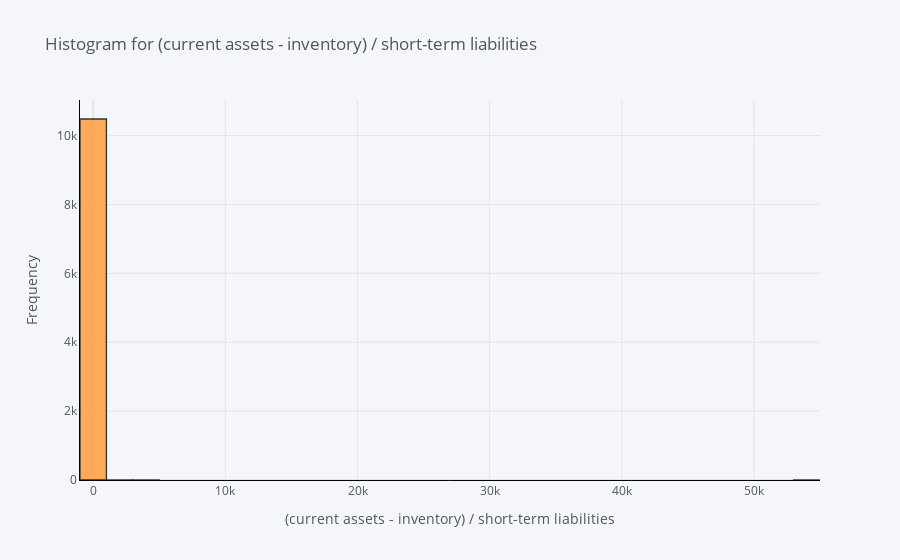

Notebook cell for this chart:
### Markdown cell above
We see that there is one or two bars in each histogram. This means that most data are concentrated within a small range, and that there are outliers. 
View individual histogram below to see the distribution more clearly. 

Change the index (0-64) at `explanatory_variable_index`

### Code cell
explanatory_variable_index = 45

df.iloc[:,explanatory_variable_index].iplot(
    kind='hist',
    bins=30,
    title=f'Histogram for {df.columns[explanatory_variable_index]}',
    yTitle="Frequency",
    xTitle=df.columns[explanatory_variable_index],
    linecolor='black'
)

### Figure 1 — Plotly figure (JSON) as saved in the notebook; plotly's stock layout.template omitted (floating-point values rounded to 4 significant figures; data arrays with more than 128 entries replaced by an {"elided": "..."} marker saying what was removed)
{"data": [{"histfunc": "count", "histnorm": "", "marker": {"color": "rgba(255, 153, 51, 1.0)", "line": {"color": "#000000", "width": 1.3}}, "name": "(current assets - inventory) / short-term liabilities", "nbinsx": 30, "opacity": 0.8, "orientation": "v", "type": "histogram", "x": {"elided": "10503 float values"}}], "layout": {"barmode": "overlay", "legend": {"bgcolor": "#F5F6F9", "font": {"color": "#4D5663"}}, "paper_bgcolor": "#F5F6F9", "plot_bgcolor": "#F5F6F9", "title": {"font": {"color": "#4D5663"}, "text": "Histogram for (current assets - inventory) / short-term liabilities"}, "xaxis": {"gridcolor": "#E1E5ED", "linecolor": "black", "showgrid": true, "tickfont": {"color": "#4D5663"}, "title": {"font": {"color": "#4D5663"}, "text": "(current assets - inventory) / short-term liabilities"}, "zerolinecolor": "#E1E5ED"}, "yaxis": {"gridcolor": "#E1E5ED", "linecolor": "black", "showgrid": true, "tickfont": {"color": "#4D5663"}, "title": {"font": {"color": "#4D5663"}, "text": "Frequency"}, "zerolinecolor": "#E1E5ED"}}}
